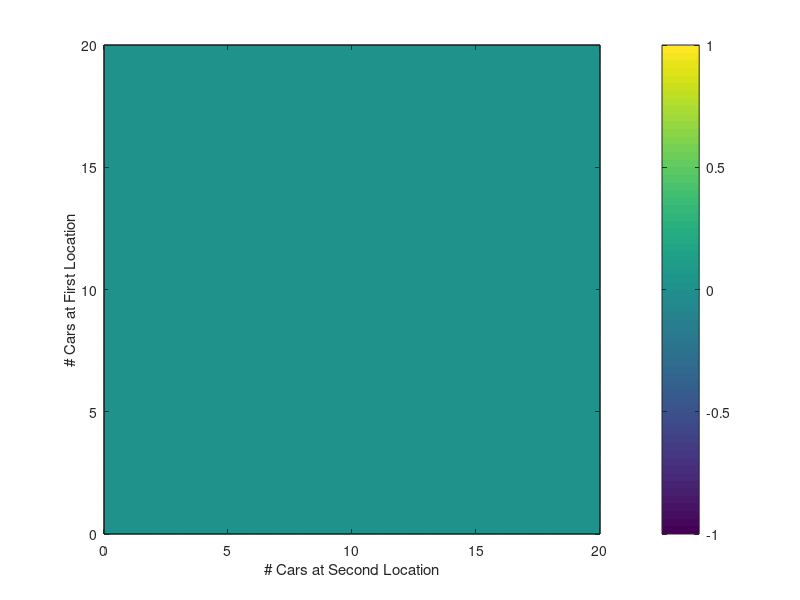

MATLAB code for this plot: (Note: this script raises an error after producing the figure.)
function main
    %% Reset workspace
    clc
    clear
    close all
    
    %% Set up problem parameters
    
    % Note: p is a structure to store the problem parameters, to make it
    % easier to pass many values to the various functions
    
    % Maximum number of cars that can be at a location
    p.maxCars = 20;
    
    % Income per car rented
    p.rentIncome = 10;
    
    % Maximum number of cars that can be moved overnight
    p.maxCarsMoved = 5;
    
    % Cost to move car between locations
    p.costPerCarMoved = 2;
    
    % Lamba paramter for a poisson distribution
    p.meanRequests1 = 3;
    p.meanRequests2 = 4;
    
    % Lambda parameter for a poisson distribution
    p.meanReturns1 = 3;
    p.meanReturns2 = 2;
    
    p.discountRate = 0.9;
    
    % Possible actions
    p.actions = -p.maxCarsMoved:1:p.maxCarsMoved;
    
    % Poisson probability of requesting a combination of cars
    p.requestProbs = zeros(p.maxCars+1, p.maxCars+1);
    
    % Poisson probability of returning a combination of cars
    p.returnProbs = zeros(p.maxCars+1, p.maxCars+1);
    
    values = zeros(p.maxCars+1, p.maxCars+1);  % State values
    policy = zeros(p.maxCars+1, p.maxCars+1);  % Policy values
    
    %% Precompute Poisson Probabilities
    for i = 0:1:p.maxCars
        for j = 0:1:p.maxCars
            requestProb = poisspdf(i, p.meanRequests1) * poisspdf(j, p.meanRequests2);
            p.requestProbs(i+1,j+1) = requestProb;
            
            returnProb = poisspdf(i, p.meanReturns1) * poisspdf(j, p.meanReturns2);
            p.returnProbs(i+1,j+1) = returnProb;
        end
    end
    
    %% Implement reinforcement learning   
    for itrCounter = 0:1:5
        
        %  Plot results 
        % Policy plot
        figure
        x = 0:1:p.maxCars;
        y = 0:1:p.maxCars;
        levels = -p.maxCarsMoved:1:p.maxCarsMoved;
        [C,h] = contourf(x, y, policy, levels);
        colorbar()
        xlabel("# Cars at Second Location")
        ylabel("# Cars at First Location")
        title(strcat('\pi_', string(itrCounter)))
        clabel(C,h);
        
        % Policy evaluation
        while 1
            delta = 0;  % Used to check whether the states have converged

           % Iterate over all states
           for i = 0:1:p.maxCars
               for j = 0:1:p.maxCars
                   
                   % Note: for values and policies, must add +1 to index
                   v = values(i+1,j+1);  % Get the current value for the current state

                   % Set the state value using the Bellman equatio
                   V = Bellman(p, values, [i,j], policy(i+1,j+1));

                   values(i+1, j+1) = V;  % Save the updated state values
                   delta = max(delta, abs(v-V));
               end
           end

           if delta < 1e-3
              break 
           end

        end

        % Policy improvement
        policy_stable = 1;  % Initialization
        
        % Iterate over all states
        for i = 0:1:p.maxCars
            for j = 0:1:p.maxCars
                action_returns = [];

                old_policy = policy(i+1,j+1);
                
                % Determines which actions are valid based on the number of
                % cars at each location.
                validActions = -min(j,p.maxCarsMoved):...
                                1:min(i, p.maxCarsMoved);
                            
                % Loop over all actions            
                for a = validActions
                    retval = Bellman(p, values, [i,j], a);
                    action_returns = [action_returns; retval];
                end
                
                % Determine the best action (which gives the maximum state
                % value
                [argVal, argMax] = max(action_returns);
                new_policy = validActions(argMax);
                policy(i+1,j+1) = new_policy;

                % Check whether the policy is stable
                if new_policy ~= old_policy
                   policy_stable = 0; 
                end
            end
        end
        
        if itrCounter == 4
            % Plot values at the fourth (final) iteration
            figure
            [xx, yy] = meshgrid(0:1:p.maxCars, 0:1:p.maxCars);
            mesh(xx,yy,values);
            title("v_\pi_4");
            xlabel("# Cars at First Location");
            ylabel("# Cars at Second Location"); 
        end
    end   
    
    % Save results
    save('results.mat')
    
end

function[returns] = Bellman(p, values, state, action)
    returns = 0;  % Initialize to 0
    
    % Cost for car transfer
    loss = abs(action) * p.costPerCarMoved;
    
    returns = returns - loss;
    
    % Go through all possible rental requests
    for meanRequests1 = 0:1:p.maxCars
        for meanRequests2 = 0:1:p.maxCars
            
            % Probability for the given combination of rental requests at
            % the two locations
            requestProb = p.requestProbs(meanRequests1+1, meanRequests2+1);
       
            % Moving cars
            numCars1 = min(state(1) - action, p.maxCars);
            numCars2 = min(state(2) + action, p.maxCars);
            
            % Saturate the number of requests to the number of cars
            % actually available
            requests1 = min(numCars1, meanRequests1);
            requests2 = min(numCars2, meanRequests2);
            
            % Calculate the income from renting the cars
            income = (requests1 + requests2) * p.rentIncome;
            numCars1 = numCars1 - requests1;
            numCars2 = numCars2 - requests2;
            
%             for returns1 = 0:1:p.maxCars
%                 for returns2 = 0:1:p.maxCars
%                     
%                     % Probability for the given combination of rental
%                     % returns at the two locations
%                     probReturns = p.returnProbs(returns1+1, returns2+1);
%                     
%                     % Update the number of cars at the locations to get the
%                     % next state
%                     numCars1 = min(numCars1 + returns1, p.maxCars);
%                     numCars2 = min(numCars2 + returns2, p.maxCars);
%                     
%                     % Total probability of getting this combination of
%                     % requests and returns at the two locations
%                     totalProb = probRequests*probReturns;
%                     
%                     % Update the state value
%                     returns = returns + totalProb*(income+...
%                         p.discountRate*values(numCars1+1, numCars2+1));
%                 end
%             end  

            % Update the state value calculation
            returns1 = p.meanReturns1;
            returns2 = p.meanReturns2;
            numCars1 = min(numCars1+returns1, p.maxCars);
            numCars2 = min(numCars2+returns2, p.maxCars);
            returns = returns + requestProb*(income+p.discountRate*values(numCars1+1, numCars2+1));



        end
    end  
end
